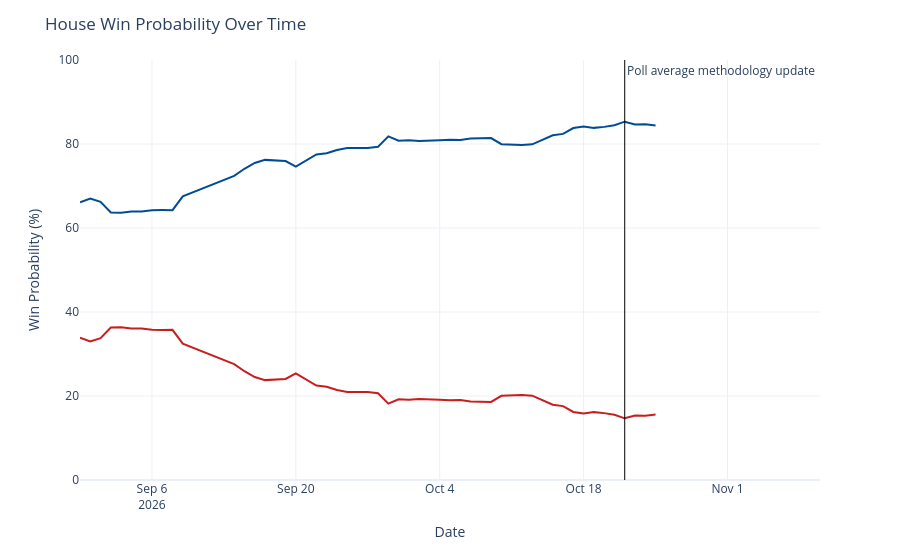

Write notebook code for a chart like this one.
### Code cell
chance_over_time = output_ts[(output_ts['geo'] == 'US House') &
                             (output_ts['type'] == 'chance')]
chance_over_time['rep_chance'] = chance_over_time['y'].map(lambda x: 100 - x)
chance_over_time = chance_over_time.rename({'y': 'Democrats', 'rep_chance': 'Republicans'}, axis=1)
chance_time_ser = px.line(chance_over_time, x='date', y=['Democrats', 'Republicans'], template='plotly_white',
                         color_discrete_map={'Democrats': '#004b97', 'Republicans': '#c71e1d'},)
chance_time_ser.update_traces(hovertemplate="%{y:.1f}%")
chance_time_ser.update_layout(
    xaxis=dict(range=[pd.to_datetime('2026-08-30'), pd.to_datetime('2026-11-10')]),
    yaxis=dict(range=[0, 100]),
    xaxis_title='Date',
    yaxis_title='Win Probability (%)',
    title=dict(text="House Win Probability Over Time"),
    hovermode="x",
    showlegend=False
)
chance_time_ser.add_vline(x=pd.to_datetime('2026-10-22').timestamp() * 1000, line_width=1, line_color='black',
                          annotation_text='Poll average methodology update', annotation_position='top right')
chance_time_ser

### Figure 1 — Plotly figure (JSON) as saved in the notebook; plotly's stock layout.template omitted (floating-point values rounded to 4 significant figures)
{"data": [{"hovertemplate": "%{y:.1f}%", "legendgroup": "Democrats", "line": {"color": "#004b97", "dash": "solid"}, "marker": {"symbol": "circle"}, "mode": "lines", "name": "Democrats", "orientation": "v", "showlegend": true, "type": "scatter", "x": ["2026-08-30", "2026-08-31", "2026-09-01", "2026-09-02", "2026-09-03", "2026-09-04", "2026-09-05", "2026-09-06", "2026-09-07", "2026-09-08", "2026-09-09", "2026-09-14", "2026-09-15", "2026-09-16", "2026-09-17", "2026-09-18", "2026-09-19", "2026-09-20", "2026-09-21", "2026-09-22", "2026-09-23", "2026-09-24", "2026-09-25", "2026-09-26", "2026-09-27", "2026-09-28", "2026-09-29", "2026-09-30", "2026-10-01", "2026-10-02", "2026-10-03", "2026-10-04", "2026-10-05", "2026-10-06", "2026-10-07", "2026-10-08", "2026-10-09", "2026-10-10", "2026-10-11", "2026-10-12", "2026-10-13", "2026-10-15", "2026-10-16", "2026-10-17", "2026-10-18", "2026-10-19", "2026-10-20", "2026-10-21", "2026-10-22", "2026-10-23", "2026-10-24", "2026-10-25"], "xaxis": "x", "y": [66.12, 67.02, 66.25, 63.69, 63.65, 63.91, 63.91, 64.23, 64.27, 64.25, 67.54, 72.39, 74.1, 75.49, 76.22, 76.08, 75.94, 74.59, 76.12, 77.51, 77.78, 78.58, 79.05, 79.05, 79.05, 79.34, 81.82, 80.78, 80.9, 80.69, 80.7, 80.88, 81.01, 80.94, 81.32, 81.39, 81.42, 79.94, 79.78, 79.75, 79.92, 82.09, 82.41, 83.8, 84.17, 83.84, 84.08, 84.45, 85.31, 84.64, 84.7, 84.4], "yaxis": "y"}, {"hovertemplate": "%{y:.1f}%", "legendgroup": "Republicans", "line": {"color": "#c71e1d", "dash": "solid"}, "marker": {"symbol": "circle"}, "mode": "lines", "name": "Republicans", "orientation": "v", "showlegend": true, "type": "scatter", "x": ["2026-08-30", "2026-08-31", "2026-09-01", "2026-09-02", "2026-09-03", "2026-09-04", "2026-09-05", "2026-09-06", "2026-09-07", "2026-09-08", "2026-09-09", "2026-09-14", "2026-09-15", "2026-09-16", "2026-09-17", "2026-09-18", "2026-09-19", "2026-09-20", "2026-09-21", "2026-09-22", "2026-09-23", "2026-09-24", "2026-09-25", "2026-09-26", "2026-09-27", "2026-09-28", "2026-09-29", "2026-09-30", "2026-10-01", "2026-10-02", "2026-10-03", "2026-10-04", "2026-10-05", "2026-10-06", "2026-10-07", "2026-10-08", "2026-10-09", "2026-10-10", "2026-10-11", "2026-10-12", "2026-10-13", "2026-10-15", "2026-10-16", "2026-10-17", "2026-10-18", "2026-10-19", "2026-10-20", "2026-10-21", "2026-10-22", "2026-10-23", "2026-10-24", "2026-10-25"], "xaxis": "x", "y": [33.88, 32.98, 33.75, 36.31, 36.35, 36.09, 36.09, 35.77, 35.73, 35.75, 32.46, 27.61, 25.9, 24.51, 23.78, 23.92, 24.06, 25.41, 23.88, 22.49, 22.22, 21.42, 20.95, 20.95, 20.95, 20.66, 18.18, 19.22, 19.1, 19.31, 19.3, 19.12, 18.99, 19.06, 18.68, 18.61, 18.58, 20.06, 20.22, 20.25, 20.08, 17.91, 17.59, 16.2, 15.83, 16.16, 15.92, 15.55, 14.69, 15.36, 15.3, 15.6], "yaxis": "y"}], "layout": {"annotations": [{"showarrow": false, "text": "Poll average methodology update", "x": 1792627200000, "xanchor": "left", "xref": "x", "y": 1, "yanchor": "top", "yref": "y domain"}], "hovermode": "x", "legend": {"title": {"text": "variable"}, "tracegroupgap": 0}, "margin": {"t": 60}, "shapes": [{"line": {"color": "black", "width": 1}, "type": "line", "x0": 1792627200000, "x1": 1792627200000, "xref": "x", "y0": 0, "y1": 1, "yref": "y domain"}], "showlegend": false, "title": {"text": "House Win Probability Over Time"}, "xaxis": {"anchor": "y", "domain": [0, 1], "range": ["2026-08-30T00:00:00", "2026-11-10T00:00:00"], "title": {"text": "Date"}}, "yaxis": {"anchor": "x", "domain": [0, 1], "range": [0, 100], "title": {"text": "Win Probability (%)"}}}}
